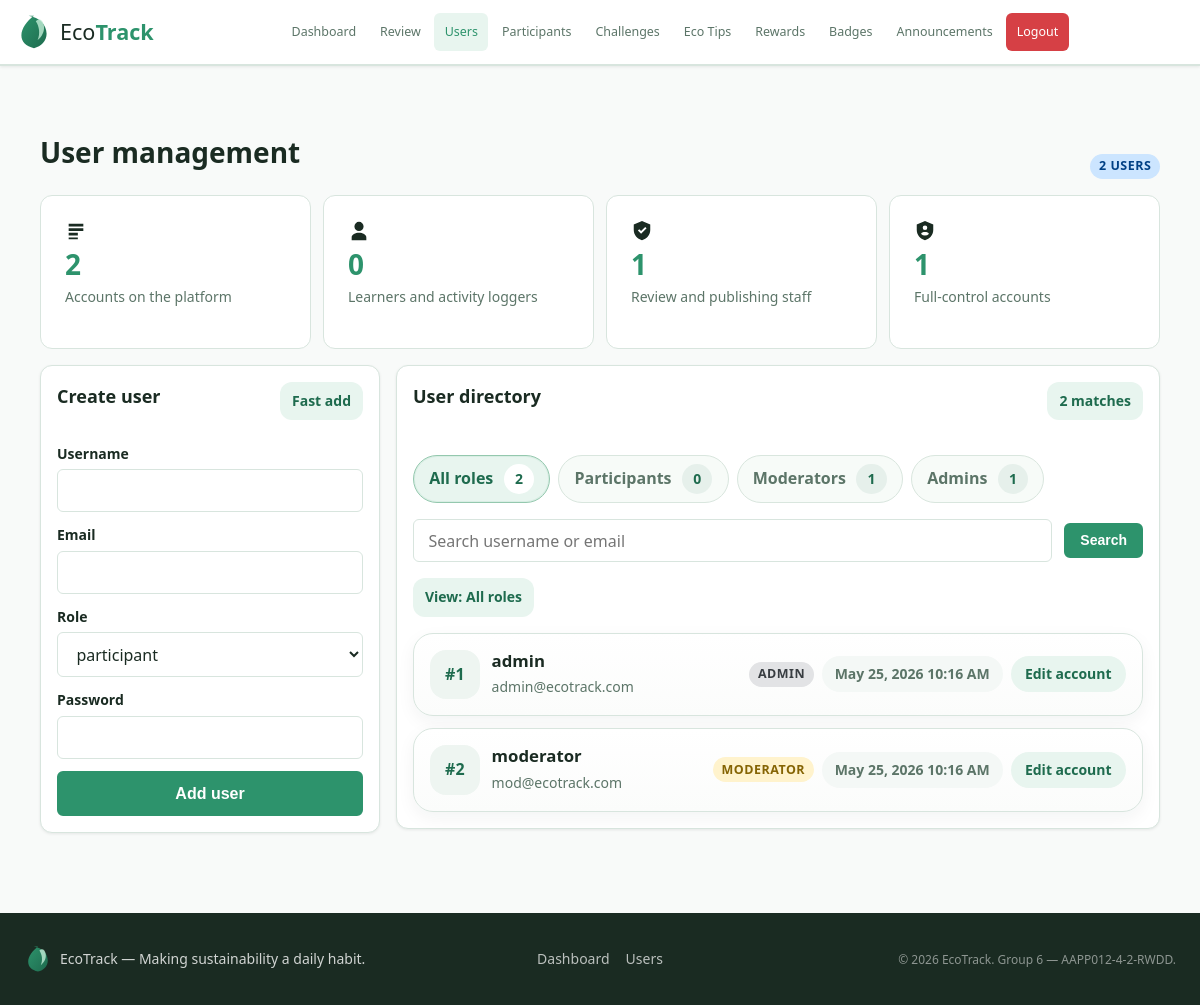
/admin/user_management.php (signed in), run on the app's committed database.
### tables this page shows
CREATE TABLE IF NOT EXISTS users (
  user_id INT AUTO_INCREMENT PRIMARY KEY,
  username VARCHAR(50) NOT NULL UNIQUE,
  email VARCHAR(100) NOT NULL UNIQUE,
  password VARCHAR(255) NOT NULL,
  role ENUM('participant','moderator','admin') NOT NULL DEFAULT 'participant',
  points INT NOT NULL DEFAULT 0,
  streak INT NOT NULL DEFAULT 0,
  last_checkin DATE DEFAULT NULL,
  avatar VARCHAR(255) DEFAULT NULL,
  created_at DATETIME DEFAULT CURRENT_TIMESTAMP,
  INDEX idx_users_role (role)
);

### includes/auth.php (called while the page is built, shortened)
<?php
function takeFormOld(): array
{
    $old = $_SESSION['form_old'] ?? [];
    return is_array($old) ? $old : [];
}

### includes/functions.php (called while the page is built, shortened)
<?php
function sanitise(mixed $value): string
{
    return htmlspecialchars((string)$value, ENT_QUOTES | ENT_SUBSTITUTE, 'UTF-8');
}

### admin/user_management.php (the view, shortened to what this page needs)
<?php
require_once __DIR__ . '/../database/db.php';
require_once __DIR__ . '/../includes/auth.php';
require_once __DIR__ . '/../includes/functions.php';
$pdo = getPDO();
$old = takeFormOld();
$userForm = [
    'username' => $old['username'] ?? '',
    'email'    => $old['email'] ?? '',
    'role'     => $old['role'] ?? 'participant',
];
$roleCounts = [
    'participant' => 0,
    'moderator' => 0,
    'admin' => 0,
];
$roleRows = $pdo->query('SELECT role, COUNT(*) AS total FROM users GROUP BY role')->fetchAll() ?: [];
foreach ($roleRows as $row) {
    $roleKey = (string)($row['role'] ?? '');
    if (array_key_exists($roleKey, $roleCounts)) {
        $roleCounts[$roleKey] = (int)$row['total'];
    }
}
$totalUsers = array_sum($roleCounts);
$filterRole = $_GET['role'] ?? 'all';
$searchQuery = trim($_GET['q'] ?? '');
$currentPage = max(1, (int)($_GET['page'] ?? 1));
$perPage = 8;
$where = [];
$params = [];
$whereSql = $where ? ' WHERE ' . implode(' AND ', $where) : '';
$countStmt = $pdo->prepare('SELECT COUNT(*) FROM users' . $whereSql);
$countStmt->execute($params);
$filteredUsers = (int)$countStmt->fetchColumn();
$totalPages = max(1, (int)ceil($filteredUsers / $perPage));
$currentPage = min($currentPage, $totalPages);
$offset = ($currentPage - 1) * $perPage;
$userStmt = $pdo->prepare(
    'SELECT user_id, username, email, role, created_at
     FROM users' . $whereSql . '
     ORDER BY FIELD(role, "admin", "moderator", "participant"), username ASC, user_id ASC
     LIMIT :limit OFFSET :offset'
);
$userStmt->bindValue(':limit', $perPage, PDO::PARAM_INT);
$userStmt->bindValue(':offset', $offset, PDO::PARAM_INT);
$userStmt->execute();
$users = $userStmt->fetchAll() ?: [];
$buildUserManagementUrl = static function (array $overrides = []) use ($filterRole, $searchQuery, $currentPage): string {
    $params = [
        'role' => $filterRole,
        'q' => $searchQuery,
        'page' => $currentPage,
    ];
    foreach ($overrides as $key => $value) {
        $params[$key] = $value;
    }
    if (($params['role'] ?? 'all') === 'all') {
        unset($params['role']);
    }
    if (($params['q'] ?? '') === '') {
        unset($params['q']);
    }
    if (($params['page'] ?? 1) <= 1) {
        unset($params['page']);
    }
    $query = http_build_query($params);
    return 'user_management.php' . ($query ? '?' . $query : '');
};
$formatCreated = static function (?string $value): string {
    if (!$value) {
        return 'Unknown date';
    }
    $timestamp = strtotime($value);
    if ($timestamp === false) {
        return $value;
    }
    return date('M j, Y g:i A', $timestamp);
};
$roleMeta = [
    'admin' => ['label' => 'Admin', 'badge' => 'badge-grey'],
    'moderator' => ['label' => 'Moderator', 'badge' => 'badge-amber'],
    'participant' => ['label' => 'Participant', 'badge' => 'badge-blue'],
];
$roleFilters = [
    'all' => ['label' => 'All roles', 'count' => $totalUsers],
    'participant' => ['label' => 'Participants', 'count' => $roleCounts['participant']],
    'moderator' => ['label' => 'Moderators', 'count' => $roleCounts['moderator']],
    'admin' => ['label' => 'Admins', 'count' => $roleCounts['admin']],
];
$activeFilterLabel = $roleFilters[$filterRole]['label'] ?? 'All roles';
require_once __DIR__ . '/../layout/header.php';
?>
<div class="container page-shell admin-user-management-shell">
  <div class="section-header admin-user-management-header">
    <div>
      <h1 class="section-header__title">User management</h1>
    </div>
    <span class="badge badge-blue"><?= $totalUsers ?> user<?= $totalUsers === 1 ? '' : 's' ?></span>
  </div>
  <div class="dashboard-grid admin-user-summary-grid">
    <article class="stat-widget admin-user-summary-card">
      <span class="stat-widget__icon" aria-hidden="true"><svg viewBox="0 0 24 24" width="22" height="22" fill="currentColor"><path d="M4 4h16v3H4V4Zm0 5h16v3H4V9Zm0 5h10v3H4v-3Zm0 5h10v2H4v-2Z"/></svg></span>
      <span class="stat-widget__value"><?= $totalUsers ?></span>
      <span class="stat-widget__label">Accounts on the platform</span>
    </article>
    <article class="stat-widget admin-user-summary-card">
      <span class="stat-widget__icon" aria-hidden="true"><svg viewBox="0 0 24 24" width="22" height="22" fill="currentColor"><path d="M12 12a5 5 0 1 0-5-5 5 5 0 0 0 5 5Zm0 2c-4 0-8 2-8 5v3h16v-3c0-3-4-5-8-5Z"/></svg></span>
      <span class="stat-widget__value"><?= $roleCounts['participant'] ?></span>
      <span class="stat-widget__label">Learners and activity loggers</span>
    </article>
    <article class="stat-widget admin-user-summary-card">
      <span class="stat-widget__icon" aria-hidden="true"><svg viewBox="0 0 24 24" width="22" height="22" fill="currentColor"><path d="M12 1 3 5v6c0 5.2 3.8 10 9 11 5.2-1 9-5.8 9-11V5l-9-4Zm-1 14-3.5-3.5L9 10l2 2 4.5-4.5L17 9l-6 6Z"/></svg></span>
      <span class="stat-widget__value"><?= $roleCounts['moderator'] ?></span>
      <span class="stat-widget__label">Review and publishing staff</span>
    </article>
    <article class="stat-widget admin-user-summary-card">
      <span class="stat-widget__icon" aria-hidden="true"><svg viewBox="0 0 24 24" width="22" height="22" fill="currentColor"><path d="M12 1 3 5v6c0 5.2 3.8 10 9 11 5.2-1 9-5.8 9-11V5l-9-4Zm0 5a2.5 2.5 0 1 1-2.5 2.5A2.5 2.5 0 0 1 12 6Zm0 11a6 6 0 0 1-4.2-1.8C7.8 13.7 10 13 12 13s4.2.7 4.2 2.2A6 6 0 0 1 12 17Z"/></svg></span>
      <span class="stat-widget__value"><?= $roleCounts['admin'] ?></span>
      <span class="stat-widget__label">Full-control accounts</span>
    </article>
  </div>
  <div class="admin-user-management-layout">
    <aside class="card admin-user-create-card">
      <div class="admin-user-create-card__header">
        <div>
          <h2 class="card-title">Create user</h2>
        </div>
        <span class="inline-pill-note">Fast add</span>
      </div>
      <form method="POST" class="form-card admin-user-create-form">
        <div class="form-group" style="margin-bottom:0;">
          <label for="create_username">Username</label>
          <input type="text" id="create_username" name="username" maxlength="50" value="<?= sanitise($userForm['username']) ?>" required>
        </div>
        <div class="form-group" style="margin-bottom:0;">
          <label for="create_email">Email</label>
          <input type="email" id="create_email" name="email" maxlength="100" value="<?= sanitise($userForm['email']) ?>" required>
        </div>
        <div class="form-group" style="margin-bottom:0;">
          <label for="create_role">Role</label>
          <select id="create_role" name="role">
            <option value="participant" <?= $userForm['role'] === 'participant' ? 'selected' : '' ?>>participant</option>
          </select>
        </div>
        <div class="form-group" style="margin-bottom:0;">
          <label for="create_password">Password</label>
          <input type="password" id="create_password" name="password" minlength="8" required>
        </div>
        <button type="submit" class="btn btn-primary btn-block">Add user</button>
      </form>
    </aside>
    <section class="card admin-user-directory-card">
      <div class="admin-card-header admin-user-directory-card__header">
        <div>
          <h2 class="card-title">User directory</h2>
        </div>
        <span class="inline-pill-note"><?= $filteredUsers ?> match<?= $filteredUsers === 1 ? '' : 'es' ?></span>
      </div>
      <div class="admin-user-role-switch" aria-label="Filter users by role">
        <?php foreach ($roleFilters as $roleKey => $filter): ?>
          <a
            href="<?= sanitise($buildUserManagementUrl(['role' => $roleKey, 'page' => 1])) ?>"
            class="admin-user-role-chip<?= $filterRole === $roleKey ? ' admin-user-role-chip--active' : '' ?>"
          >
            <span><?= sanitise($filter['label']) ?></span>
            <strong><?= (int)$filter['count'] ?></strong>
          </a>
        <?php endforeach; ?>
      </div>
      <form method="GET" class="admin-user-toolbar">
        <div class="admin-user-toolbar__search">
          <input type="text" id="user_search" name="q" value="<?= sanitise($searchQuery) ?>" placeholder="Search username or email">
        </div>
        <div class="admin-user-toolbar__filters">
          <button type="submit" class="btn btn-primary btn-sm">Search</button>
        </div>
      </form>
      <div class="admin-user-results-bar">
        <span class="inline-pill-note">View: <?= sanitise($activeFilterLabel) ?></span>
      </div>
      <?php if (empty($users)): ?>
        <div class="admin-user-empty">
          <h3>No users match this view</h3>
          <p class="empty-state__text">Try clearing the search or switching the role filter to see more accounts.</p>
        </div>
      <?php else: ?>
        <div class="admin-user-list">
          <?php foreach ($users as $u): ?>
            <?php $meta = $roleMeta[$u['role']] ?? $roleMeta['participant']; ?>
            <details class="admin-user-item">
              <summary class="admin-user-item__summary">
                <div class="admin-user-item__identity">
                  <span class="admin-user-item__id">#<?= (int)$u['user_id'] ?></span>
                  <div class="admin-user-item__identity-body">
                    <strong><?= sanitise($u['username']) ?></strong>
                    <p><?= sanitise($u['email']) ?></p>
                  </div>
                </div>
                <div class="admin-user-item__stats">
                  <span class="badge <?= $meta['badge'] ?>"><?= sanitise($meta['label']) ?></span>
                  <span class="admin-user-item__metric"><?= sanitise($formatCreated((string)$u['created_at'])) ?></span>
                  <span class="admin-user-item__toggle">Edit account</span>
                </div>
              </summary>
            </details>
          <?php endforeach; ?>
        </div>
      <?php endif; ?>
    </section>
  </div>
</div>
<?php require_once __DIR__ . '/../layout/footer.php'; ?>

### data on the page
users: user_id "1", username "admin", email "admin@ecotrack.com", role "ADMIN", created_at "May 25, 2026 10:16 AM"
users: user_id "2", username "moderator", email "mod@ecotrack.com", role "MODERATOR", created_at "May 25, 2026 10:16 AM"

### other printed values
$label "Dashboard Review Users Participants Challenges Eco Tips Rewards Badges Announcements"
$totalUsers "2"
$roleCounts['participant'] "0"
$roleCounts['moderator'] "1"
$roleCounts['admin'] "1"
$filteredUsers "2"
sanitise($filter['label']) "All roles"
$filter['count'] "2"
sanitise($filter['label']) "Participants"
$filter['count'] "0"
sanitise($filter['label']) "Moderators"
$filter['count'] "1"
sanitise($filter['label']) "Admins"
sanitise($activeFilterLabel) "All roles"
